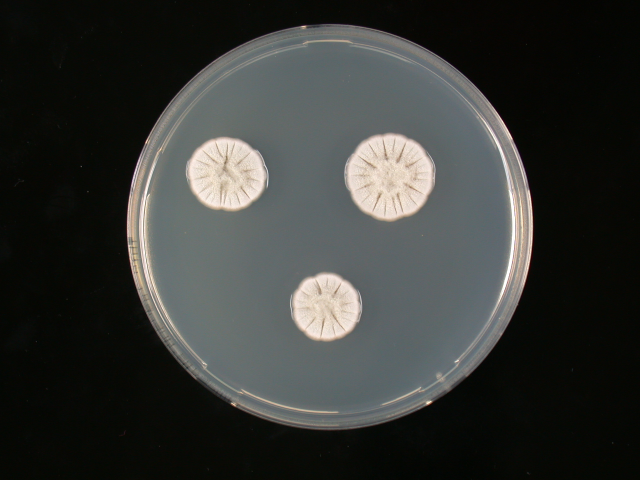
#> input picture new_data/CYA/ob/Eupenicillium osmophilum_T488 CYA ob.JPG, 1280 x 960 px (shown at 1/2 size); its folder holds 4 pictures in this run
$ python preprocessing_2.py
#> lines starting #> are read from the running program, lines starting #| are printed output that depends on the picture; after the words box and inside, x2 and y2 are one past the last pixel; in counts of white or black regions, pixels touching at a corner belong together
from gettext import find
from re import S
from matplotlib.pylab import f
from scipy.ndimage import gaussian_filter
from scipy.signal import find_peaks
import matplotlib.pyplot as plt
import os

import cv2
from matplotlib.pyplot import show
import numpy as np
from sklearn.cluster import KMeans


def get_path(path, id=0):
    if os.path.isfile(path):
        return path
    return get_path(path + '/' + os.listdir(path)[id])


def show_image(img, width=800):
    resized_img = cv2.resize(img, (1200,  800))

    while True:
        cv2.imshow('image', resized_img)
        key = cv2.waitKey(1) & 0xFF
        if key == ord('q') or cv2.getWindowProperty('image', cv2.WND_PROP_VISIBLE) < 1:
            break
    cv2.destroyAllWindows()


def determine_line(p1, p2):
    x1, y1 = p1
    x2, y2 = p2
    if x1 == x2:
        x1 += 1
    a = (y2 - y1) / (x2 - x1)  # Hệ số góc của đường thẳng
    b = y1 - a * x1  # Sai số của đường thẳng
    return a, b


def preprocess(img):
    img = cv2.cvtColor(img, cv2.COLOR_BGR2GRAY)
    img = cv2.GaussianBlur(img, (5, 5), 0)
    return img


def draw_point(img, point):
    x, y = point
    cv2.circle(img, (x, y), 1, (0, 0, 255), 3)
    return img


# [9 lines left out: function draw_circle, not called in this run]


def draw_contour(img, contour):
    cv2.drawContours(img, [contour], -1, (0, 255, 0), 3)


def determine_petri_dish(img):
    # tính histogram

    hist = cv2.calcHist([img], [0], None, [256], [0, 256])
    hist = np.squeeze(hist)
    smooth_hist = gaussian_filter(hist, sigma=2)
    peeks, _ = find_peaks(-smooth_hist, prominence=5)
    threshold_value = peeks[0]+20
    img = cv2.threshold(img, threshold_value, 255, cv2.THRESH_BINARY)[1]
    img = cv2.Canny(img, 90, 200)
    show_image(img)
    contours, hierarchy = cv2.findContours(
        img, cv2.RETR_EXTERNAL, cv2.CHAIN_APPROX_TC89_L1)
    largest_contour = max(contours, key=cv2.contourArea)
    return largest_contour


def kmeans_clustering(points, n_clusters=2):
    points = np.array(points)
    kmeans = KMeans(n_clusters=n_clusters, n_init=10)
    kmeans.fit(points)
    labels = kmeans.labels_
    centers = kmeans.cluster_centers_
    return centers, labels


def determine_center_petri_dish(img):

    height, width = img.shape

    a1, b1 = determine_line((0, 0), (width, height))
    a2, b2 = determine_line((0, height), (width, 0))

    list_poins_contour = determine_petri_dish(img)
    draw_contour(img, list_poins_contour)

    center_point, radius = cv2.minEnclosingCircle(list_poins_contour)

    # làm tròn center_point
    center_point = (int(center_point[0]), int(center_point[1]))
    img = cv2.circle(img, center_point, int(radius), (0, 0, 255), 2)

    intersection_point = [[], []]
    for i in range(len(list_poins_contour)):
        x, y = list_poins_contour[i][0]
        if abs(y - (a1 * x + b1)) <= 25:
            intersection_point[0].append((x, y))
        if abs(y - (a2 * x + b2)) <= 25:
            intersection_point[1].append((x, y))

    print(intersection_point)
    intersection_point[0], _ = kmeans_clustering(intersection_point[0])
    intersection_point[1], _ = kmeans_clustering(intersection_point[1])

    print("Giao điểm:", np.around(intersection_point))
    a3, b3 = determine_line(intersection_point[0][0], intersection_point[0][1])
    a4, b4 = determine_line(intersection_point[1][0], intersection_point[1][1])

    center_point_line_1 = np.mean(intersection_point[0], axis=0)
    center_point_line_2 = np.mean(intersection_point[1], axis=0)

    # tìm đường thẳng vuông góc với a3, b3 và đi qua center_point_line_1
    a5 = -1 / a3
    b5 = center_point_line_1[1] - a5 * center_point_line_1[0]
    # tìm đường thẳng vuông góc với a4, b4 và đi qua center_point_line_2
    a6 = -1 / a4
    b6 = center_point_line_2[1] - a6 * center_point_line_2[0]

    # tìm giao điểm của 2 đường thẳng trên
    x = (b6 - b5) / (a5 - a6)
    y = a5 * x + b5
    # làm tròn thành số nguyên
    x = int(np.around(x))
    y = int(np.around(y))
    print("Vị trí tâm:", x, y)

    # tính bán kính của petri dish
    radius = np.linalg.norm(
        np.array(list_poins_contour[1][0]) - np.array((x, y)))
    radius = int(np.around(radius) - radius//10)
    print("Bán kính:", radius)
    img = cv2.circle(img, (x, y), int(radius), (0, 255, 0), 2)
    show_image(img)
    # img = draw_point(img, (x, y))
    # img = cv2.circle(img, (x, y), int(radius), (0, 255, 0), 1)

    # show_image(img)
    return (x, y), radius


def determine_colony(points):
    (x1, y1), (x2, y2), (x3, y3) = points[0], points[1], points[2]
    s1 = x1**2 + y1**2
    s2 = x2**2 + y2**2
    s3 = x3**2 + y3**2
    M11 = x1*y2 + x2*y3 + x3*y1 - (x2*y1 + x3*y2 + x1*y3)
    M12 = s1*y2 + s2*y3 + s3*y1 - (s2*y1 + s3*y2 + s1*y3)
    M13 = s1*x2 + s2*x3 + s3*x1 - (s2*x1 + s3*x2 + s1*x3)
    x0 = int(0.5*M12 / M11)
    y0 = int(-0.5*M13 / M11)
    r0 = int(((x1 - x0)**2 + (y1 - y0)**2)**0.5)
    return (x0, y0), r0


def circle_intersection(circle1, circle2):
    (x1, y1), r1 = circle1
    (x2, y2), r2 = circle2
    d = ((x1 - x2)**2 + (y1 - y2)**2)**0.5
    if (d > r1 + r2) or \
        (d < abs(r1 - r2)) or \
            (d == 0 and r1 == r2):
        return None, None

    a = (r1**2 - r2**2 + d**2) / (2 * d)
    h = (r1**2 - a**2)**0.5
    x0 = x1 + a * (x2 - x1) / d
    y0 = y1 + a * (y2 - y1) / d
    x3 = x0 + h * (y2 - y1) / d
    y3 = y0 - h * (x2 - x1) / d
    x4 = x0 - h * (y2 - y1) / d
    y4 = y0 + h * (x2 - x1) / d
    return (int(x3), int(y3)), (int(x4), int(y4))


# [11 lines left out: function extract_colony, not called in this run]


def histogram_distance(img):
    center, radius = determine_center_petri_dish(img)

    distance = []
    points_of_distance = []
    for angle in range(360):
        points_of_radius = []
        intensity = []
        for i in range(radius, 0, -1):
            x = int(center[0] + i * np.cos(angle * np.pi / 180))
            y = int(center[1] + i * np.sin(angle * np.pi / 180))
            points_of_radius.append((x, y))
            intensity.append(img[y, x])

        gaussian_intensity = gaussian_filter(intensity, sigma=5)
        smooth_intensity = np.convolve(intensity, [1/3, 1/3, 1/3], mode='same')
        derivative = np.gradient(smooth_intensity)

        segments = []
        start_index = None
        segment_start = None
        for i in range(len(derivative)):
            if derivative[i] > 2.:
                if segment_start is None:
                    segment_start = i
            elif segment_start is not None:
                # segments.append((segment_start, i))
                long = i - segment_start
                if long > 5:
                    start_index = segment_start
                    break
                segment_start = None
        if start_index is None:
            start_index = radius-1
        # [4 lines of commented-out code are left out]
        img = draw_point(img, points_of_radius[start_index])
        distance.append(start_index)
        points_of_distance.append(points_of_radius[start_index])

    show_image(img)
    new_distance = [distance[0], distance[1]]
    for i in range(2, 360):
        if new_distance[i-1] < 10 and abs(distance[i] - new_distance[i-1]) > 20:
            new_distance.append(new_distance[i-1])
            continue
        # Cách xa rìa cũ
        if abs(distance[i] - new_distance[i-1]) > 20:
            # Nếu ở gần tâm
            if distance[i] < 20:
                new_distance.append(new_distance[i-1])
                continue

            is_colony = False
            for j in range(7):
                id = i+j
                if id >= 360:
                    id -= 360
                if abs(distance[id] - new_distance[i-1]) < 30:
                    is_colony = True
                    break
            if is_colony:
                new_distance.append(new_distance[i-1])
                points_of_distance[i] = (x, y)
            else:
                new_distance.append(distance[i])
        else:
            new_distance.append(distance[i])
    # plot thành 2 biểu đồ để dễ nhìn

    plt.subplot(2, 1, 1)
    plt.plot(distance)
    plt.title('Original Distance')

    plt.subplot(2, 1, 2)
    plt.plot(new_distance)
    plt.title('Smoothed Distance')

    plt.tight_layout()
    plt.show()
    img2 = cv2.imread(path)
    points_of_distance = []
    for angle in range(360):
        dist = radius - new_distance[angle]
        x = int(center[0] + dist * np.cos(angle * np.pi / 180))
        y = int(center[1] + dist * np.sin(angle * np.pi / 180))
        points_of_distance.append((x, y))

    distance = new_distance
    # distance = np.convolve(distance, [1/3, 1/3, 1/3], mode='same')
    smooth_distance = gaussian_filter(distance, sigma=6)
    shift_smooth_distance = np.roll(np.array(smooth_distance), 180)
    peaks, _ = find_peaks(-smooth_distance, prominence=10)
    shift_peaks, _ = find_peaks(-shift_smooth_distance,
                                prominence=10)
    shift_peaks = np.where(shift_peaks - 180 < 0,
                           shift_peaks + 180, shift_peaks - 180)
    peaks = np.unique(np.concatenate((peaks, shift_peaks)))

    valleys, _ = find_peaks(smooth_distance, prominence=10, height=50)
    shift_valleys, _ = find_peaks(
        shift_smooth_distance, prominence=10, height=50)
    shift_valleys = np.where(shift_valleys - 180 < 0,
                             shift_valleys + 180, shift_valleys - 180)
    valleys = np.unique(np.concatenate((valleys, shift_valleys)))

    plt.plot(smooth_distance)
    # plt.plot(shift_smooth_distance)
    plt.plot(peaks, smooth_distance[peaks], "x")
    plt.plot(valleys, smooth_distance[valleys], "o")
    plt.show()

    if len(peaks) != len(valleys):
        raise Exception("Số đỉnh và số thung lũng không bằng nhau")

    threshold_peak = []
    if peaks[0] > valleys[0]:
        for i in range(len(peaks)):
            threshold_left = peaks[i] - valleys[i]
            threshold_right = (
                valleys[i+1] if i < len(peaks) - 1 else valleys[0] + 360) - peaks[i]
            threshold_peak.append((peaks[i], threshold_left, threshold_right))
    else:
        for i in range(len(peaks)):
            threshold_left = peaks[i] - \
                (valleys[i-1] if i > 0 else valleys[-1] - 360)
            threshold_right = valleys[i] - peaks[i]
            threshold_peak.append((peaks[i], threshold_left, threshold_right))

    colonies = []

    for (peak, threshold_left, threshold_right) in threshold_peak:
        points_of_colony = []
        points_of_colony.append(points_of_distance[peak])

        threshold_index_left = np.mod(peak - threshold_left//2, 360)
        id_left = peak-1
        flag_out_of_index = False
        threshold_distance_bottom = smooth_distance[threshold_index_left]
        threshold_distance_top = smooth_distance[np.mod(
            threshold_index_left - threshold_left//2, 360)]
        list_point_lower = []
        list_point_upper = []
        while id_left > peak - threshold_left:
            if id_left < 0:
                id_left += 360
                flag_out_of_index = True
            if distance[id_left] < threshold_distance_bottom:
                list_point_lower.append(
                    (points_of_distance[id_left], distance[id_left]))
            elif distance[id_left] < threshold_distance_top:
                list_point_upper.append(
                    (points_of_distance[id_left], distance[id_left]))
            if flag_out_of_index:
                id_left -= 360
            id_left -= 1
        if len(list_point_upper) > 0:
            list_point_upper.sort(key=lambda x: x[1])
            points_of_colony.append(list_point_upper[0][0])
        elif len(list_point_lower) > 0:
            list_point_lower.sort(key=lambda x: -x[1])
            points_of_colony.append(list_point_lower[0][0])

        threshold_index_right = np.mod(peak + threshold_right//2, 360)
        id_right = peak+1
        flag_out_of_index = False
        threshold_distance_bottom = smooth_distance[threshold_index_right]
        threshold_distance_top = smooth_distance[np.mod(
            threshold_index_right + threshold_right//2, 360)]
        list_point_lower = []
        list_point_upper = []
        while id_right < peak + threshold_right:
            if id_right >= 360:
                id_right -= 360
                flag_out_of_index = True
            if distance[id_right] < threshold_distance_bottom:
                list_point_lower.append(
                    (points_of_distance[id_right], distance[id_right]))
            elif distance[id_right] < threshold_distance_top:
                list_point_upper.append(
                    (points_of_distance[id_right], distance[id_right]))
            if flag_out_of_index:
                id_right += 360
            id_right += 1

        if len(list_point_upper) > 0:
            list_point_upper.sort(key=lambda x: x[1])
            points_of_colony.append(list_point_upper[0][0])
        elif len(list_point_lower) > 0:
            list_point_lower.sort(key=lambda x: -x[1])
            points_of_colony.append(list_point_lower[0][0])

        colonies.append(points_of_colony)
    print("Point của nấm:", colonies)

    # lọc colonoies có phần tử có chiều dài lớn hơn 3
    colonies = [colony for colony in colonies if len(colony) >= 3]
    image = cv2.imread(path)
    for colony in colonies:
        for point in colony:
            image = draw_point(image, point)
    # show_image(image)

    circles = []
    for colony in colonies:
        center, radius = determine_colony(colony)
        image = cv2.circle(image, tuple(center), int(radius), (0, 255, 0), 2)
        circles.append((center, radius))
        # extract_colony(center, radius)/
    show_image(image)
    image = cv2.imread(path)
    masks = []
    for i, circle in enumerate(circles):
        mask = np.zeros(image.shape, dtype=np.uint8)
        center, radius = circle
        cv2.circle(mask, circle[0], circle[1], (255, 255, 255), -1, 8, 0)
        for j, other_circle in enumerate(circles):
            if i != j:
                point1, point2 = circle_intersection(circle, other_circle)
                if point1 is not None:
                    a, b = determine_line(point1, point2)
                    position_of_center = 1 if a * \
                        center[0] + b < center[1] else -1
                    sub_mask = np.zeros(image.shape, dtype=np.uint8)
                    for y in range(image.shape[0]):
                        for x in range(image.shape[1]):
                            position_of_pixel = 1 if a * x + b < y else -1
                            sub_mask[y, x] = (
                                255, 255, 255) if position_of_pixel == position_of_center else (0, 0, 0)
                    mask = cv2.bitwise_and(mask, sub_mask)
        masks.append(mask)
        masked_image = cv2.bitwise_and(image, mask)
        masked_image = masked_image[center[1]-radius:center[1] +
                                    radius, center[0]-radius:center[0]+radius]
        # write image
        image_name = path.split('/')[-1].split('_')[0] + '_' + str(i) + '.jpg'
        # cv2.imwrite('colonies/' + image_name, masked_image)
        show_image(masked_image)


path = get_path('new_data/CYA/ob', 1)


def main():
    image = cv2.imread(path)
#> image is the input picture: shape (960, 1280, 3); mean B, G, R 53.5, 56.4, 54.5
    # show_image(image)
    image = preprocess(image)

    # [4 lines of commented-out code are left out]
    histogram_distance(image)
#> in determine_petri_dish, `hist = cv2.calcHist([img], [0], None, [256], [0, 256])`: hist = 256 values, max 198876 at index 7, min 0 at index 0, mean 4800
#> in determine_petri_dish, `smooth_hist = gaussian_filter(hist, sigma=2)`: smooth_hist = 256 values, max 110216 at index 7, min 33.62 at index 244, mean 4800
#> in determine_petri_dish, `peeks, _ = find_peaks(-smooth_hist, prominence=5)`: peeks = [42, 60, 161, 183, 244]
#> in determine_petri_dish, `threshold_value = peeks[0]+20`: threshold_value = 62
#> in determine_petri_dish, `img = cv2.threshold(img, threshold_value, 255, cv2.THRESH_BINARY)[1]`:
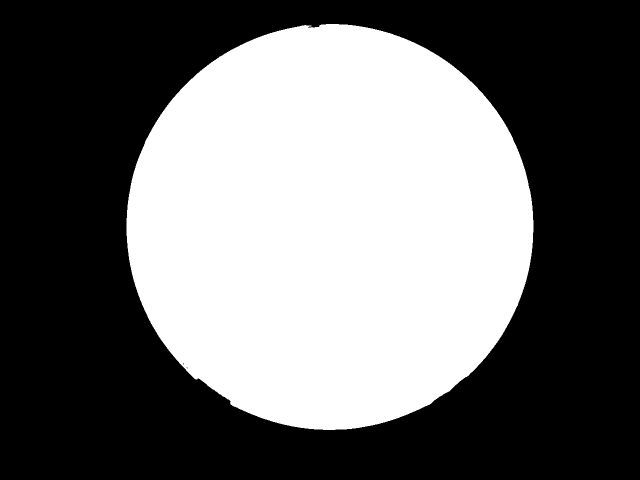
#> img: shape (960, 1280) (shown at 1/2 size); 42.1% white; 1 white region, box (x1, y1, x2, y2) and area: (253, 48, 1067, 860) 517350
#> in determine_petri_dish, `img = cv2.Canny(img, 90, 200)`:
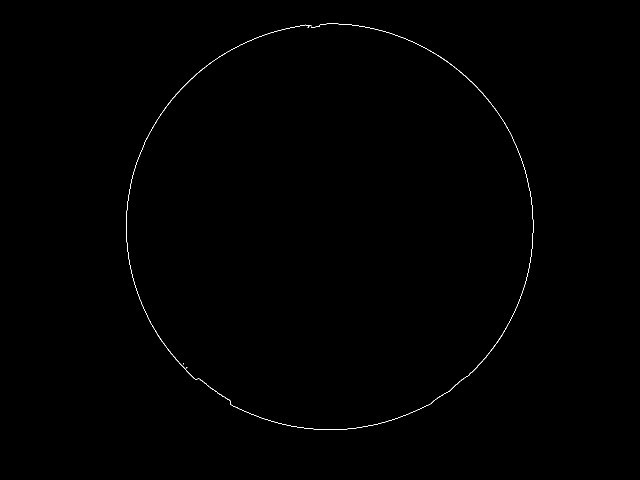
#> img: shape (960, 1280) (shown at 1/2 size); 0.22% white in thin lines or dots, all inside (x1, y1, x2, y2) = (252, 47, 1067, 860)
#> in show_image, `resized_img = cv2.resize(img, (1200,  800))`:
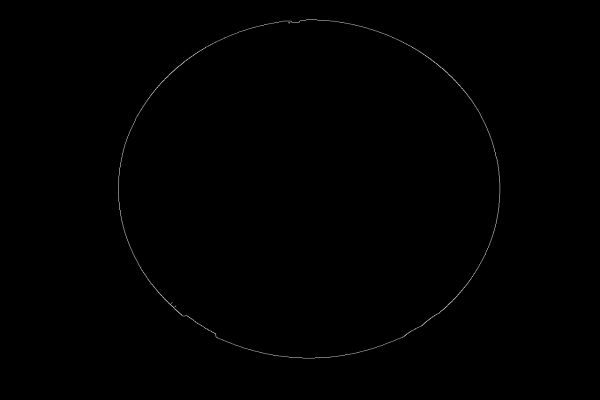
#> resized_img: shape (800, 1200) (shown at 1/2 size); min 0, max 254, mean 0.6
#> (key q is pressed here)
#> in determine_petri_dish, `contours, hierarchy = cv2.findContours( img, cv2.RETR_EXTERNAL, cv2.CH..`: contours = 4 contours, 3 with area under 20; largest, box (x1, y1, x2, y2) and area: (252, 47, 1067, 860) 393
#> in determine_petri_dish, `largest_contour = max(contours, key=cv2.contourArea)`: largest_contour = contour of 962 points, box (x1, y1, x2, y2) (252, 47, 1067, 860), area 393
#> in determine_center_petri_dish, `list_poins_contour = determine_petri_dish(img)`: list_poins_contour has the same summary as largest_contour in determine_petri_dish
#> in determine_center_petri_dish, `center_point, radius = cv2.minEnclosingCircle(list_poins_contour)`: center_point = (659.2, 453.7); radius = 407.7
#> in determine_center_petri_dish, `center_point = (int(center_point[0]), int(center_point[1]))`: center_point = (659, 453)
#> the loop in determine_center_petri_dish, `for i in range(len(list_poins_contour)):` made 962 passes
#> (x, y) on passes 1 to 3: (653, 47), (643, 48), (640, 49)
#> in determine_center_petri_dish, `radius = np.linalg.norm( np.array(list_poins_contour[1][0]) - np.array..`: radius = 406.4
#> in determine_center_petri_dish, `radius = int(np.around(radius) - radius//10)`: radius = 366
#| Bán kính: 366
#> in determine_center_petri_dish, `img = cv2.circle(img, (x, y), int(radius), (0, 255, 0), 2)`:
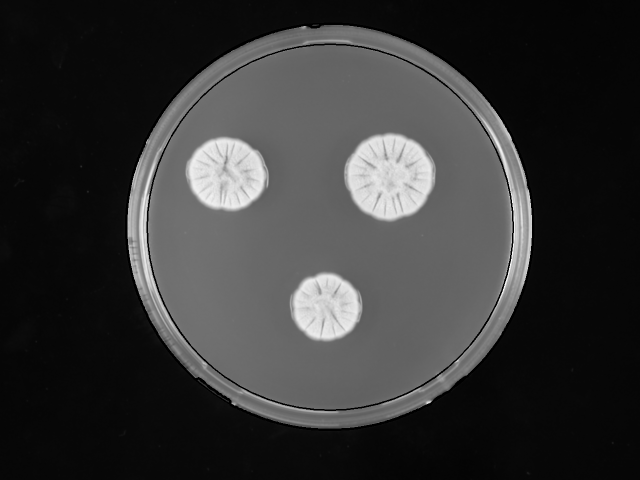
#> img: shape (960, 1280) (shown at 1/2 size); min 0, max 254, mean 54.1
#> call 2 of show_image, with width = 800
#> in show_image (call 2), `resized_img = cv2.resize(img, (1200,  800))`:
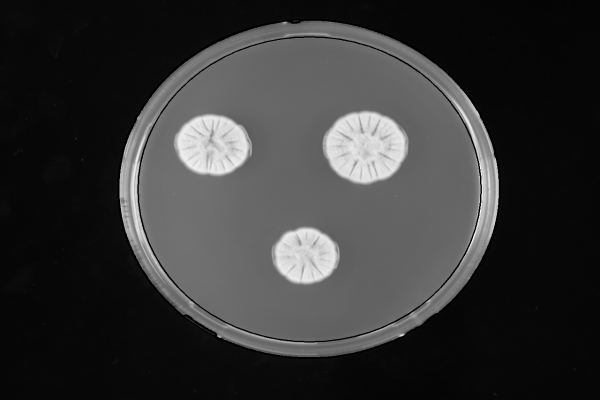
#> resized_img: shape (800, 1200) (shown at 1/2 size); min 0, max 253, mean 54.1
#> (key Esc is pressed here)
#> in histogram_distance, `center, radius = determine_center_petri_dish(img)`: center = (660, 454); radius = 366
#> after the loop in histogram_distance, `for angle in range(360):`:
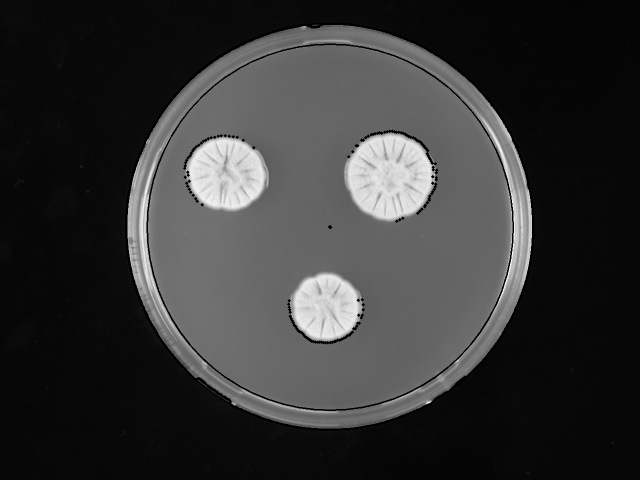
#> img: shape (960, 1280) (shown at 1/2 size); min 0, max 254, mean 53.7
#> after the loop in histogram_distance, `for angle in range(360):`: distance = 360 values, max 365 at index 0, min 50 at index 204, mean 262.1; long = 3; points_of_distance = 360 pairs, first value 369 to 873, second value 262 to 685
#> (the rest of the program and of its run is left out)
